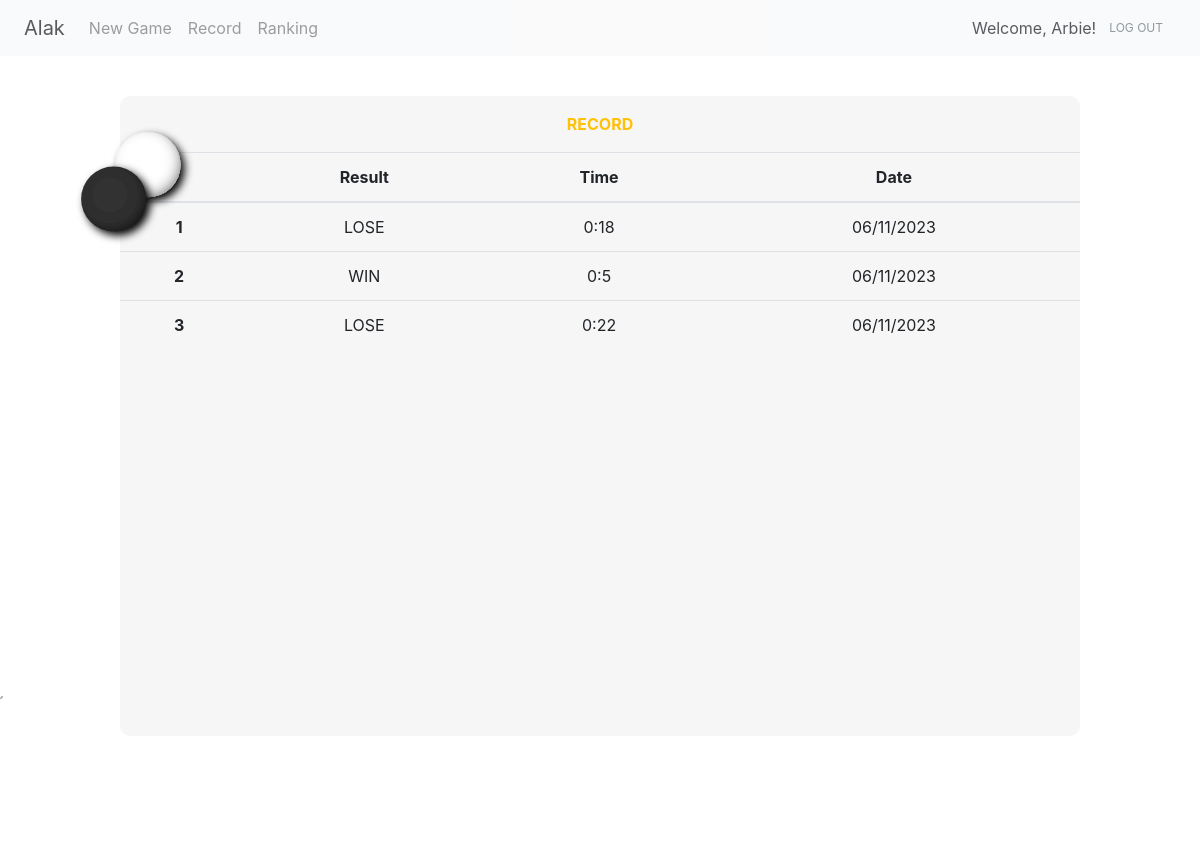
The app's page /record (signed in), older data.
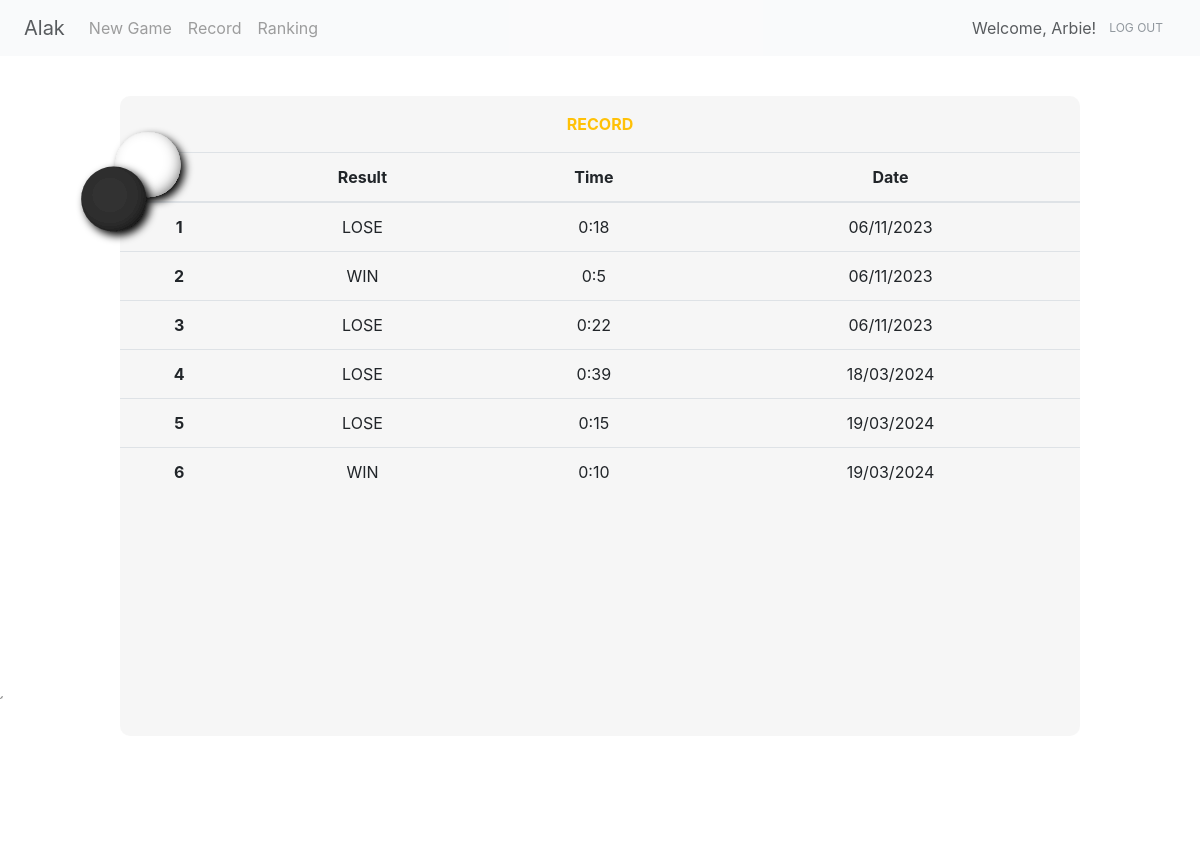
The same page, newer data.
### project/models.py (models this page shows)
class Record(db.Model):
    __tablename__ = 'record'
    id = db.Column(db.Integer(), primary_key=True)
    user_id = db.Column(db.String(50))
    user_name = db.Column(db.String(50))
    time = db.Column(db.String(50))
    second = db.Column(db.Integer())
    result = db.Column(db.String(50))
    date = db.Column(db.String(50))

### project/main.py (the view)
@main.route('/record')
def record():
    record = Record.query.filter_by(user_name=current_user.name).order_by(Record.date).limit(10).all()
    print(record[0].time)
    return render_template('record.html', name=current_user.name, result=record)

### project/__init__.py (called while the page is built)
def create_app():
    app = Flask(__name__)
    app.config['SECRET_KEY'] = 'secret-key-goes-here'
    app.config['SQLALCHEMY_DATABASE_URI'] = 'sqlite:///db.sqlite'
    db.init_app(app)
    with app.app_context():
        db.create_all()
    login_manager = LoginManager()
    login_manager.login_view = 'auth.signin'
    login_manager.init_app(app)
    from .models import User
    @login_manager.user_loader
    def load_user(user_id):
        return User.query.get(int(user_id))
    from .auth import auth as auth_blueprint
    app.register_blueprint(auth_blueprint)
    from .main import main as main_blueprint
    app.register_blueprint(main_blueprint)
    return app

### project/templates/record.html (shortened to what this page needs)
{% extends 'base.html' %}
{% block content %}
<svg id="svg" style="position: absolute; z-index: 1; top: 15%; left: 3%;" viewBox="-2.2 -2.2 7 7" xmlns="http://www.w3.org/2000/svg" width="200" height="120">
    <use href="#piece-white" x="2" y="0"/>
    <use href="#piece-black" x="0" y="2"/>
</svg>
    <div style="position: relative; top: 5%; overflow-x: auto;" class="square rounded-9 big-square text-center">
    <p class="text-warning text-uppercase font-weight-bold pt-3">RECORD</p>
    <table class="table">
        <thead>
          <tr>
            <th scope="col"></th>
            <th scope="col">Result</th>
            <th scope="col">Time</th>
            <th scope="col">Date</th>
          </tr>
        </thead>
        {% for i in range(result | length) %}
        <tr>
          <th scope="row">{{ i+1 }}</th>
          <td> {{ result[i].result }} </td>
          <td> {{ result[i].time }} </td>
          <td> {{ result[i].date }} </td>
        </tr>
        {% endfor %}
    </table>
</div>{% endblock %}

Row changes from the older to the newer data that the page shows:
added Record: result "LOSE", time "0:39", date "18/03/2024"
added Record: result "LOSE", time "0:15", date "19/03/2024"
added Record: result "WIN", time "0:10", date "19/03/2024"
Text that changed along with them:
new list line: "4"
new list line: "5"
new list line: "6"
